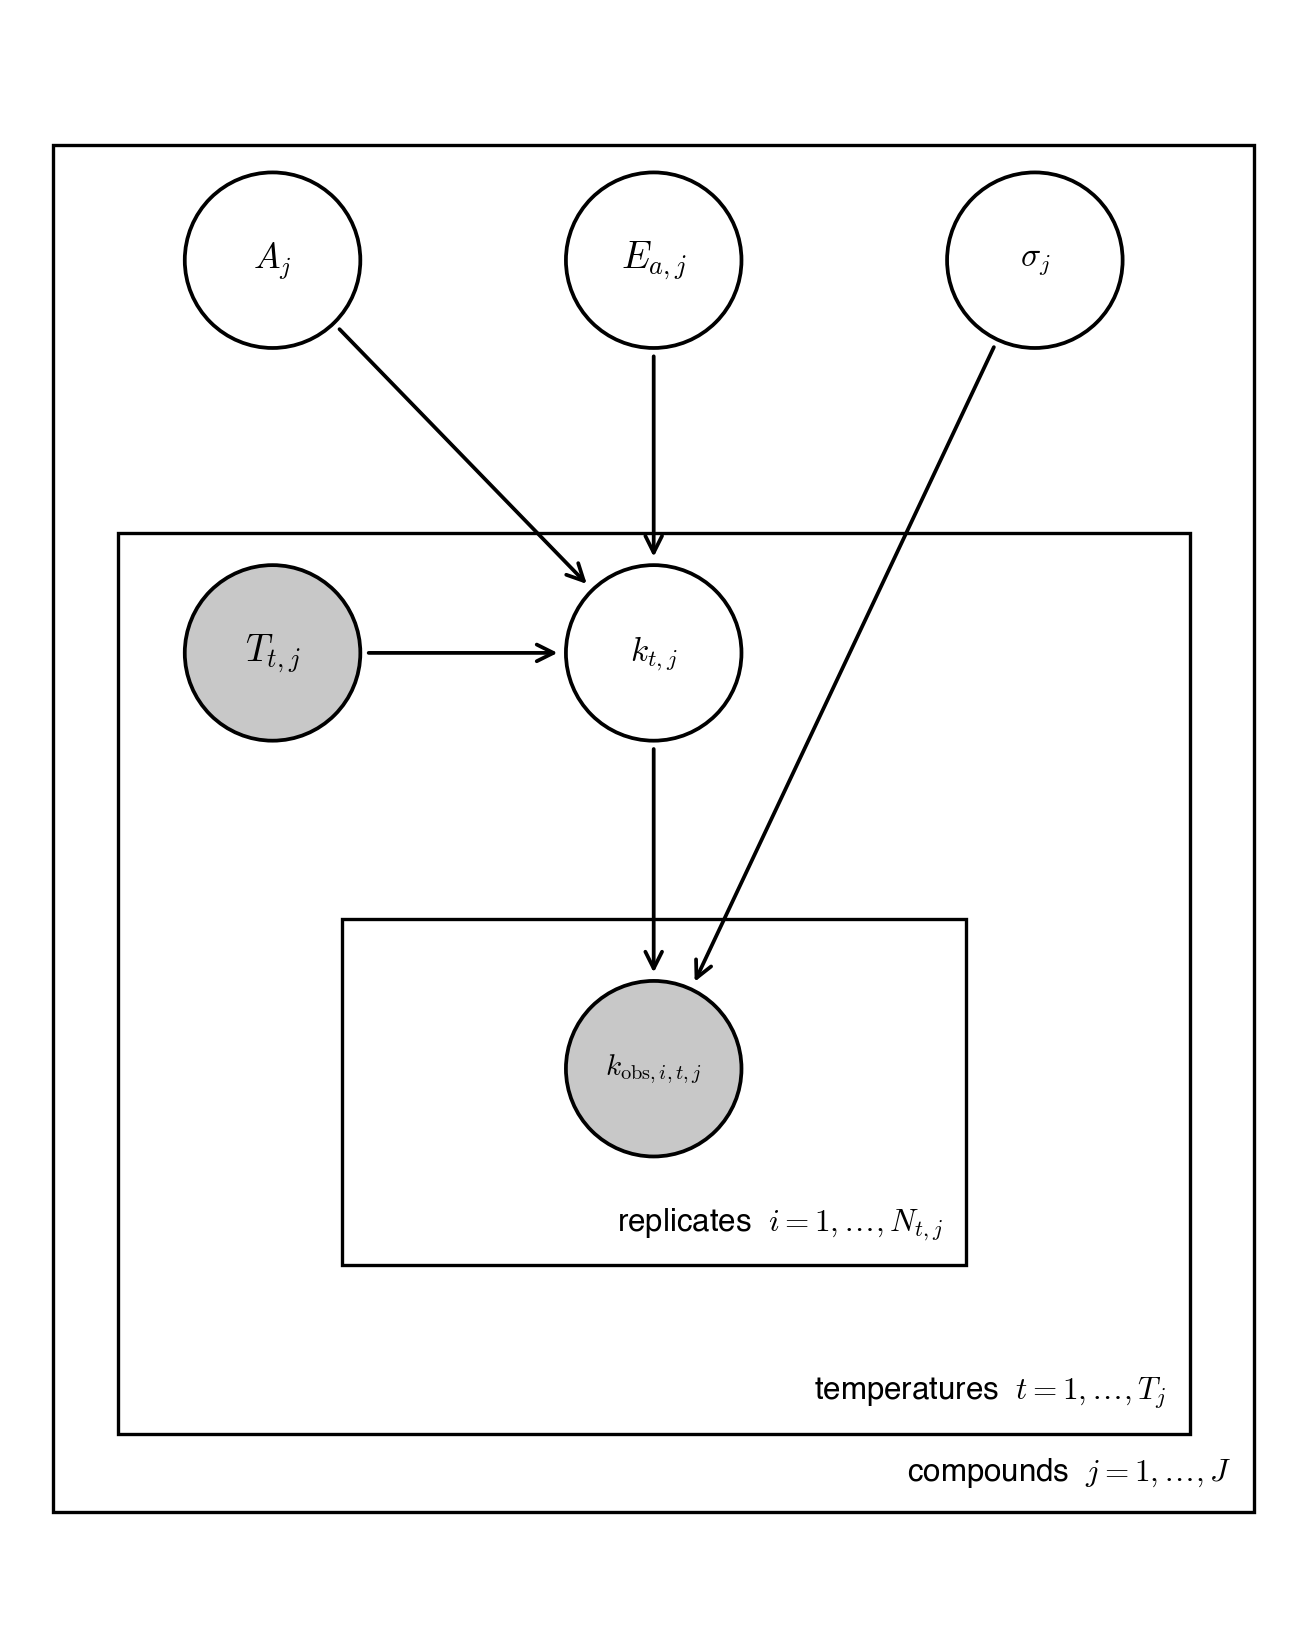

Write the Python code that produced this figure.
import matplotlib.pyplot as plt
import matplotlib.font_manager as fm
from matplotlib.patches import Rectangle, Circle
import numpy as np
import os

# ── Register Nimbus Sans (Helvetica clone) if available ──────────────
for pat in [
    "/usr/share/fonts/opentype/urw-base35/NimbusSans-Regular.otf",  # Linux
    "/Library/Fonts/Helvetica.ttc",                                  # macOS
    "C:/Windows/Fonts/helvetica.ttf",                                # Windows
]:
    if os.path.exists(pat):
        try:
            fm.fontManager.addfont(pat)
        except Exception:
            pass

plt.rcParams['text.usetex']      = False
plt.rcParams['mathtext.fontset'] = 'cm'
plt.rcParams['font.family']      = 'sans-serif'
plt.rcParams['font.sans-serif']  = ['Nimbus Sans', 'Helvetica', 'Arial',
                                     'Liberation Sans', 'DejaVu Sans']

# ── Canvas ────────────────────────────────────────────────────────────
W, H = 5.4, 6.8
fig, ax = plt.subplots(figsize=(W, H))
ax.set_xlim(0, W);  ax.set_ylim(0, H)
ax.set_aspect('equal');  ax.axis('off')
fig.patch.set_facecolor('white')

R   = 0.38   # node radius
FS  = 7.5    # plate label font size

# ── Helpers ───────────────────────────────────────────────────────────
def node(x, y, label, observed=False, r=R, fs=9):
    fc = '#c8c8c8' if observed else 'white'
    ax.add_patch(Circle((x, y), r, ec='black', fc=fc,
                        lw=0.9, zorder=5, clip_on=False))
    ax.text(x, y, label, ha='center', va='center',
            fontsize=fs, zorder=6, clip_on=False)

def arrow(x1, y1, x2, y2, r=R):
    dx, dy = x2-x1, y2-y1
    d = np.hypot(dx, dy); ux, uy = dx/d, dy/d
    ax.annotate('', xy=(x2-ux*r, y2-uy*r), xytext=(x1+ux*r, y1+uy*r),
                arrowprops=dict(arrowstyle='->', color='black',
                                lw=0.9, mutation_scale=10), zorder=4)

def plate(x, y, w, h, label, fs=FS):
    ax.add_patch(Rectangle((x, y), w, h, lw=0.8, ec='black',
                            fc='none', zorder=1))
    ax.text(x+w-0.10, y+0.10, label, ha='right', va='bottom',
            fontsize=fs, zorder=2)

# ── Node positions ────────────────────────────────────────────────────
lnA = (1.05, 5.8)
Ea  = (2.70, 5.8)
sig = (4.35, 5.8)
T   = (1.05, 4.10)
lnk = (2.70, 4.10)
obs = (2.70, 2.30)

# ── Plates (fixed, generous padding around every node) ────────────────
#
#  inner  (replicates):  obs lives here, label row at bottom inside box
#  middle (temperatures): T, lnk + inner plate; label row below inner box
#  outer  (compounds):  top-row nodes + middle plate; label row at bottom

# inner plate — obs at (2.70, 2.30); give 0.55 clearance each side,
#               0.60 below for the label row
plate(1.35, 1.45, 2.70, 1.50,
      r'replicates  $i = 1,\ldots,N_{t,j}$')

# middle plate — T at (1.05,4.10), top of inner plate at 2.95
#                give 0.55 left of T, 0.55 right of sig, 0.65 below inner
plate(0.38, 0.72, 4.64, 3.90,
      r'temperatures  $t = 1,\ldots,T_j$')

# outer plate — top of lnA/Ea/sig nodes at 6.18; bottom at 0.38
plate(0.10, 0.38, 5.20, 5.92,
      r'compounds  $j = 1,\ldots,J$')

# ── Arrows ────────────────────────────────────────────────────────────
arrow(*lnA, *lnk)
arrow(*Ea,  *lnk)
arrow(*T,   *lnk)
arrow(*lnk, *obs)
arrow(*sig, *obs)

# ── Nodes ─────────────────────────────────────────────────────────────
node(*lnA, r'$A_j$',                       fs=8.5)
node(*Ea,  r'$E_{a,j}$',                         fs=9)
node(*sig, r'$\sigma_{j}$',                  fs=8)
node(*T,   r'$T_{t,j}$',    observed=True,       fs=9)
node(*lnk, r'$k_{t,j}$',                    fs=8)
node(*obs, r'$k_{\mathrm{obs},i,t,j}$',    observed=True, fs=7)

plt.savefig('pgm-main.png', dpi=300, bbox_inches='tight', facecolor='white')
